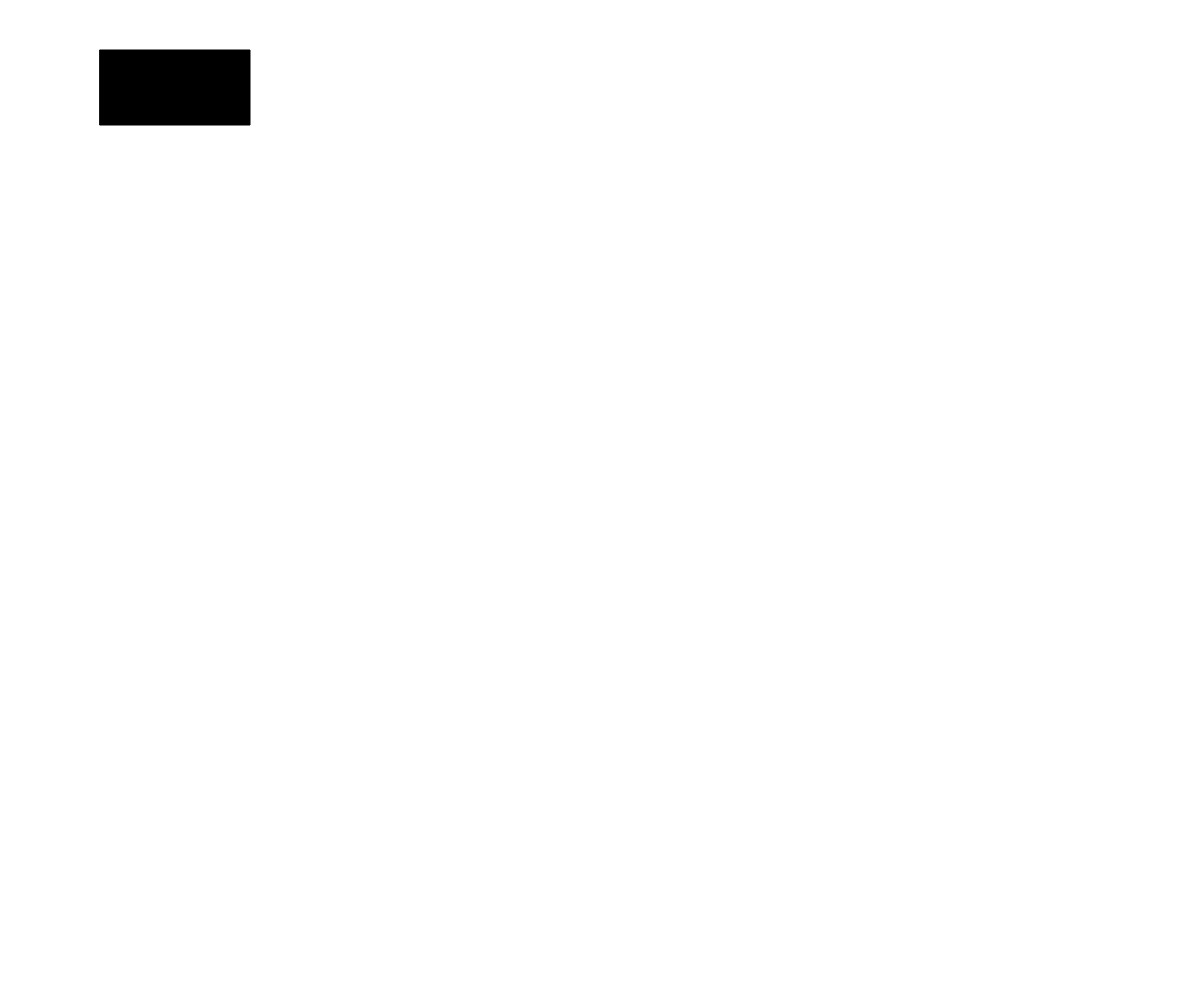
Frame 1 (no input)
Frame 60 (no input): identical to frame 1, image omitted
Frame 120 (the mouse pressed at the canvas centre since frame 60): identical to frame 1, image omitted

The p5.js sketch that drew this single still picture (run headless with seeded random() and noise() and a simulated clock; from frame 60 on, the mouse is pressed at the canvas centre):

// p5.js sketch
// ── sketch.js
// DVD Bounce - The Office Shoutout
// Catherine Liu
// Apr. 16, 2018

// global variables

let myButton;

function setup() {
  createCanvas(windowWidth, windowHeight);
  myButton = new Button(100, 50, 150, 75);
}

function draw() {
  background(255);
  myButton.display();
  if (myButton.isClicked()) {
    background(255, 0, 0);
  }
}

class Button {
  constructor(x, y, buttonWidth, buttonHeight) {
    this.buttonWidth = buttonWidth;
    this.buttonHeight = buttonHeight;
    this.leftSide = x;
    this.topSide = y;
    this.rightSide = this.leftSide + this.buttonWidth;
    this.bottomSide = this.topSide + this.buttonHeight;
    // this.isClicked = false;
  }

  display() {
    fill(0);
    if (mouseX >= this.leftSide && mouseX <= this.rightSide && mouseY >= this.topSide && mouseY <= this.bottomSide) {
      fill(125);
    }
    rect(this.leftSide, this.topSide, this.buttonWidth, this.buttonHeight);
  }

  isClicked() {
    if (mouseIsPressed && mouseX >= this.leftSide && mouseX <= this.rightSide && mouseY >= this.topSide && mouseY <= this.bottomSide) {
      return true;
    }
    else {
      return false;
    }
  }
}
